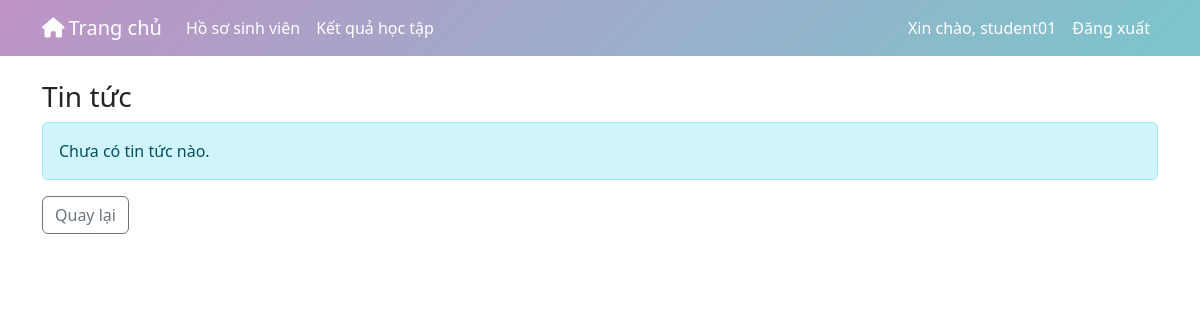
The page /views/news_list.php (signed in) on the database as committed earlier.
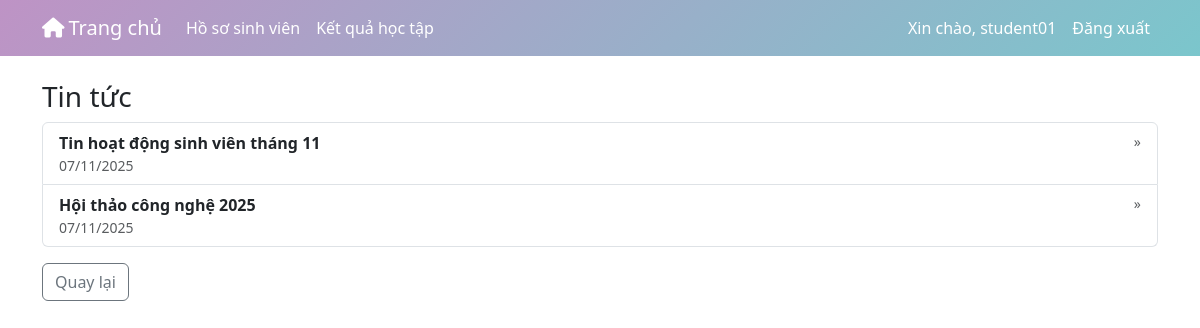
The same page on the database as committed later.
### tables this page shows
CREATE TABLE `static_pages` (
  `id` int(11) NOT NULL AUTO_INCREMENT,
  `type` enum('notification','document','news') NOT NULL,
  `title` varchar(255) NOT NULL,
  `content` text DEFAULT NULL,
  `published` tinyint(1) NOT NULL DEFAULT 0,
  `image_path` varchar(255) DEFAULT NULL,
  `file_path` varchar(255) DEFAULT NULL,
  `created_at` timestamp NOT NULL DEFAULT current_timestamp(),
  `updated_at` timestamp NOT NULL DEFAULT current_timestamp() ON UPDATE current_timestamp(),
  PRIMARY KEY (`id`)
);

### functions/static_functions.php (called while the page is built, shortened)
<?php
require_once __DIR__ . '/db_connection.php';
function getStaticsByType($type)
{
    global $conn;
    try {
        $sql = "SELECT * FROM static_pages WHERE type = :type ORDER BY created_at DESC";
        $stmt = $conn->prepare($sql);
        $stmt->execute([':type' => $type]);
        return $stmt->fetchAll(PDO::FETCH_ASSOC);
    } catch (PDOException $e) {
        error_log('static_functions::getStaticsByType error: ' . $e->getMessage());
        return [];
    }
}
?>

### views/news_list.php (the view, shortened to what this page needs)
<?php
require_once __DIR__ . '/../functions/static_functions.php';
$all = getStaticsByType('news');
$items = array_values(array_filter($all, function($r){ return !empty($r['published']); }));
?>
<!doctype html>
<html lang="vi">
<head>
    <link href="https://cdn.jsdelivr.net/npm/bootstrap@5.3.3/dist/css/bootstrap.min.css" rel="stylesheet">
    <link href="https://cdnjs.cloudflare.com/ajax/libs/font-awesome/6.4.0/css/all.min.css" rel="stylesheet">
</head>
<body>
    <?php include __DIR__ . '/user_menu.php'; ?>
    <div class="container my-4">
        <h3>Tin tức</h3>
        <?php if (empty($items)): ?>
            <div class="alert alert-info">Chưa có tin tức nào.</div>
        <?php else: ?>
            <div class="list-group">
                <?php foreach($items as $it): ?>
                    <a class="list-group-item list-group-item-action d-flex justify-content-between align-items-start" href="static_view.php?type=news&id=<?php echo $it['id']; ?>">
                        <div>
                            <div class="fw-bold"><?php echo htmlspecialchars($it['title']); ?></div>
                            <div class="text-muted small"><?php echo htmlspecialchars(date('d/m/Y', strtotime($it['created_at'] ?? 'now'))); ?></div>
                        </div>
                        <div class="text-muted small">&nbsp;&raquo;</div>
                    </a>
                <?php endforeach; ?>
            </div>
        <?php endif; ?>
        <div class="mt-3"><a href="home.php" class="btn btn-outline-secondary">Quay lại</a></div>
    </div>
</body>
</html>

Rows that differ between the two databases and show on the page:
added static_pages: title "Tin hoạt động sinh viên tháng 11", created_at "07/11/2025"
added static_pages: title "Hội thảo công nghệ 2025", created_at "07/11/2025"
Other text that changed with them:
text no longer shown: "Chưa có tin tức nào."
